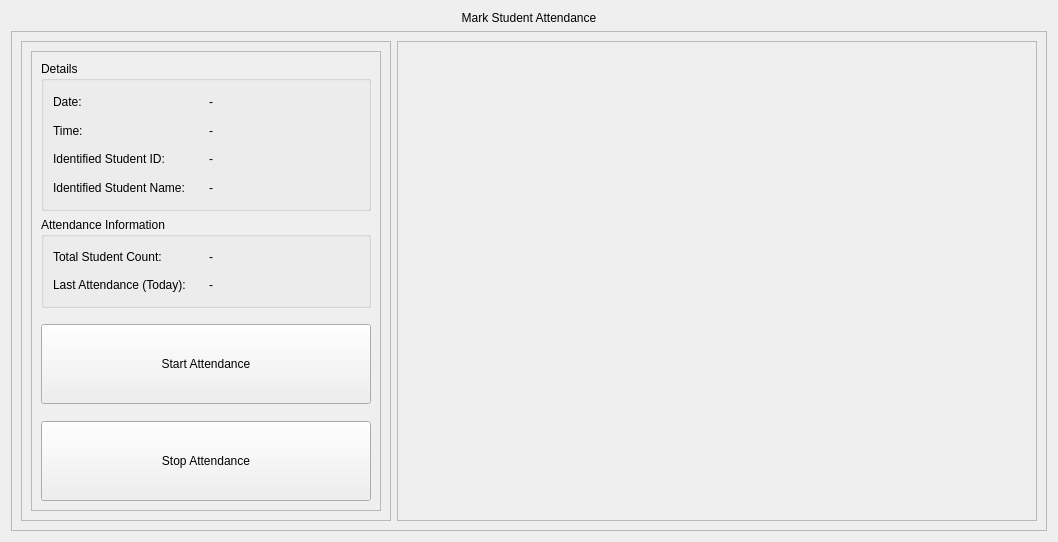
                     <widget class="QWidget" name="attendance_panel">
                      <layout class="QVBoxLayout" name="verticalLayout_10">
                       <item alignment="Qt::AlignTop">
                        <widget class="QLabel" name="attendance_heading">
                         <property name="sizePolicy">
                          <sizepolicy hsizetype="Preferred" vsizetype="Preferred">
                           <horstretch>0</horstretch>
                           <verstretch>0</verstretch>
                          </sizepolicy>
                         </property>
                         <property name="styleSheet">
                          <string notr="true">font: 700 15pt &quot;Segoe Print&quot;;</string>
                         </property>
                         <property name="text">
                          <string>Mark Student Attendance</string>
                         </property>
                         <property name="alignment">
                          <set>Qt::AlignCenter</set>
                         </property>
                        </widget>
                       </item>
                       <item>
                        <widget class="QFrame" name="attendance_base_frame">
                         <property name="sizePolicy">
                          <sizepolicy hsizetype="Preferred" vsizetype="Expanding">
                           <horstretch>0</horstretch>
                           <verstretch>0</verstretch>
                          </sizepolicy>
                         </property>
                         <property name="frameShape">
                          <enum>QFrame::StyledPanel</enum>
                         </property>
                         <property name="frameShadow">
                          <enum>QFrame::Raised</enum>
                         </property>
                         <layout class="QHBoxLayout" name="horizontalLayout_9">
                          <item>
                           <widget class="QFrame" name="attendance_left_frame">
                            <property name="sizePolicy">
                             <sizepolicy hsizetype="Preferred" vsizetype="Preferred">
                              <horstretch>0</horstretch>
                              <verstretch>0</verstretch>
                             </sizepolicy>
                            </property>
                            <property name="minimumSize">
                             <size>
                              <width>350</width>
                              <height>300</height>
                             </size>
                            </property>
                            <property name="frameShape">
                             <enum>QFrame::StyledPanel</enum>
                            </property>
                            <property name="frameShadow">
                             <enum>QFrame::Raised</enum>
                            </property>
                            <layout class="QVBoxLayout" name="verticalLayout_19">
                             <item>
                              <widget class="QFrame" name="attendance_display_frame">
                               <property name="sizePolicy">
                                <sizepolicy hsizetype="Preferred" vsizetype="Expanding">
                                 <horstretch>0</horstretch>
                                 <verstretch>0</verstretch>
                                </sizepolicy>
                               </property>
                               <property name="minimumSize">
                                <size>
                                 <width>350</width>
                                 <height>300</height>
                                </size>
                               </property>
                               <property name="frameShape">
                                <enum>QFrame::StyledPanel</enum>
                               </property>
                               <property name="frameShadow">
                                <enum>QFrame::Raised</enum>
                               </property>
                               <layout class="QVBoxLayout" name="verticalLayout_9">
                                <item alignment="Qt::AlignBottom">
                                 <widget class="QGroupBox" name="attendance_details_box">
                                  <property name="minimumSize">
                                   <size>
                                    <width>330</width>
                                    <height>150</height>
                                   </size>
                                  </property>
                                  <property name="title">
                                   <string>Details</string>
                                  </property>
                                  <layout class="QGridLayout" name="gridLayout_2">
                                   <item row="0" column="0">
                                    <widget class="QLabel" name="attendance_date_label">
                                     <property name="styleSheet">
                                      <string notr="true"/>
                                     </property>
                                     <property name="text">
                                      <string>Date:</string>
                                     </property>
                                    </widget>
                                   </item>
                                   <item row="0" column="1">
                                    <widget class="QLabel" name="attendance_date_result_label">
                                     <property name="styleSheet">
                                      <string notr="true"/>
                                     </property>
                                     <property name="text">
                                      <string>-</string>
                                     </property>
                                     <property name="alignment">
                                      <set>Qt::AlignLeading|Qt::AlignLeft|Qt::AlignVCenter</set>
                                     </property>
                                    </widget>
                                   </item>
                                   <item row="1" column="0">
                                    <widget class="QLabel" name="attendance_time_label">
                                     <property name="styleSheet">
                                      <string notr="true"/>
                                     </property>
                                     <property name="text">
                                      <string>Time:</string>
                                     </property>
                                    </widget>
                                   </item>
                                   <item row="1" column="1">
                                    <widget class="QLabel" name="attendance_time_result_label">
                                     <property name="styleSheet">
                                      <string notr="true"/>
                                     </property>
                                     <property name="text">
                                      <string>-</string>
                                     </property>
                                     <property name="alignment">
                                      <set>Qt::AlignLeading|Qt::AlignLeft|Qt::AlignVCenter</set>
                                     </property>
                                    </widget>
                                   </item>
                                   <item row="2" column="0">
                                    <widget class="QLabel" name="attendance_id_label">
                                     <property name="styleSheet">
                                      <string notr="true"/>
                                     </property>
                                     <property name="text">
                                      <string>Identified Student ID:</string>
                                     </property>
                                    </widget>
                                   </item>
                                   <item row="2" column="1">
                                    <widget class="QLabel" name="attendance_id_result_label">
                                     <property name="styleSheet">
                                      <string notr="true">font: 700 9pt &quot;Segoe Print&quot;;</string>
                                     </property>
                                     <property name="text">
                                      <string>-</string>
                                     </property>
                                     <property name="alignment">
                                      <set>Qt::AlignLeading|Qt::AlignLeft|Qt::AlignVCenter</set>
                                     </property>
                                    </widget>
                                   </item>
                                   <item row="3" column="0">
                                    <widget class="QLabel" name="attendance_name_label">
                                     <property name="styleSheet">
                                      <string notr="true"/>
                                     </property>
                                     <property name="text">
                                      <string>Identified Student Name:</string>
                                     </property>
                                    </widget>
                                   </item>
                                   <item row="3" column="1">
                                    <widget class="QLabel" name="attendance_name_result_label">
                                     <property name="styleSheet">
                                      <string notr="true">font: 700 9pt &quot;Segoe Print&quot;;</string>
                                     </property>
                                     <property name="text">
                                      <string>-</string>
                                     </property>
                                     <property name="alignment">
                                      <set>Qt::AlignLeading|Qt::AlignLeft|Qt::AlignVCenter</set>
                                     </property>
                                    </widget>
                                   </item>
                                  </layout>
                                 </widget>
                                </item>
                                <item>
                                 <widget class="QGroupBox" name="attendance_information_box">
                                  <property name="minimumSize">
                                   <size>
                                    <width>0</width>
                                    <height>80</height>
                                   </size>
                                  </property>
                                  <property name="title">
                                   <string>Attendance Information</string>
                                  </property>
                                  <layout class="QGridLayout" name="gridLayout">
                                   <item row="0" column="0">
                                    <widget class="QLabel" name="attendance_student_count_label">
                                     <property name="styleSheet">
                                      <string notr="true"/>
                                     </property>
                                     <property name="text">
                                      <string>Total Student Count:</string>
                                     </property>
                                    </widget>
                                   </item>
                                   <item row="0" column="1">
                                    <widget class="QLabel" name="attendance_student_count_result">
                                     <property name="styleSheet">
                                      <string notr="true">font: 700 9pt &quot;Segoe Print&quot;;</string>
                                     </property>
                                     <property name="text">
                                      <string>-</string>
                                     </property>
                                     <property name="alignment">
                                      <set>Qt::AlignLeading|Qt::AlignLeft|Qt::AlignVCenter</set>
                                     </property>
                                    </widget>
                                   </item>
                                   <item row="1" column="1">
                                    <widget class="QLabel" name="attendance_last_result">
                                     <property name="styleSheet">
                                      <string notr="true">font: 700 9pt &quot;Segoe Print&quot;;</string>
                                     </property>
                                     <property name="text">
                                      <string>-</string>
                                     </property>
                                     <property name="alignment">
                                      <set>Qt::AlignLeading|Qt::AlignLeft|Qt::AlignVCenter</set>
                                     </property>
                                    </widget>
                                   </item>
                                   <item row="1" column="0">
                                    <widget class="QLabel" name="attendance_last_label">
                                     <property name="styleSheet">
                                      <string notr="true"/>
                                     </property>
                                     <property name="text">
                                      <string>Last Attendance (Today):</string>
                                     </property>
                                    </widget>
                                   </item>
                                  </layout>
                                 </widget>
                                </item>
                                <item alignment="Qt::AlignBottom">
                                 <widget class="QPushButton" name="start_attendance_button">
                                  <property name="minimumSize">
                                   <size>
                                    <width>0</width>
                                    <height>80</height>
                                   </size>
                                  </property>
                                  <property name="text">
                                   <string>Start Attendance</string>
                                  </property>
                                 </widget>
                                </item>
                                <item alignment="Qt::AlignBottom">
                                 <widget class="QPushButton" name="stop_attendance_button">
                                  <property name="minimumSize">
                                   <size>
                                    <width>0</width>
                                    <height>80</height>
                                   </size>
                                  </property>
                                  <property name="text">
                                   <string>Stop Attendance</string>
                                  </property>
                                 </widget>
                                </item>
                               </layout>
                              </widget>
                             </item>
                            </layout>
                           </widget>
                          </item>
                          <item>
                           <widget class="QFrame" name="attendance_right_frame">
                            <property name="minimumSize">
                             <size>
                              <width>640</width>
                              <height>480</height>
                             </size>
                            </property>
                            <property name="frameShape">
                             <enum>QFrame::StyledPanel</enum>
                            </property>
                            <property name="frameShadow">
                             <enum>QFrame::Raised</enum>
                            </property>
                            <layout class="QVBoxLayout" name="verticalLayout_11">
                             <item>
                              <widget class="QLabel" name="attendance_live_feed">
                               <property name="sizePolicy">
                                <sizepolicy hsizetype="Expanding" vsizetype="Expanding">
                                 <horstretch>0</horstretch>
                                 <verstretch>0</verstretch>
                                </sizepolicy>
                               </property>
                               <property name="minimumSize">
                                <size>
                                 <width>320</width>
                                 <height>200</height>
                                </size>
                               </property>
                               <property name="styleSheet">
                                <string notr="true"/>
                               </property>
                               <property name="text">
                                <string/>
                               </property>
                               <property name="alignment">
                                <set>Qt::AlignCenter</set>
                               </property>
                              </widget>
                             </item>
                            </layout>
                           </widget>
                          </item>
                         </layout>
                        </widget>
                       </item>
                      </layout>
                     </widget>
